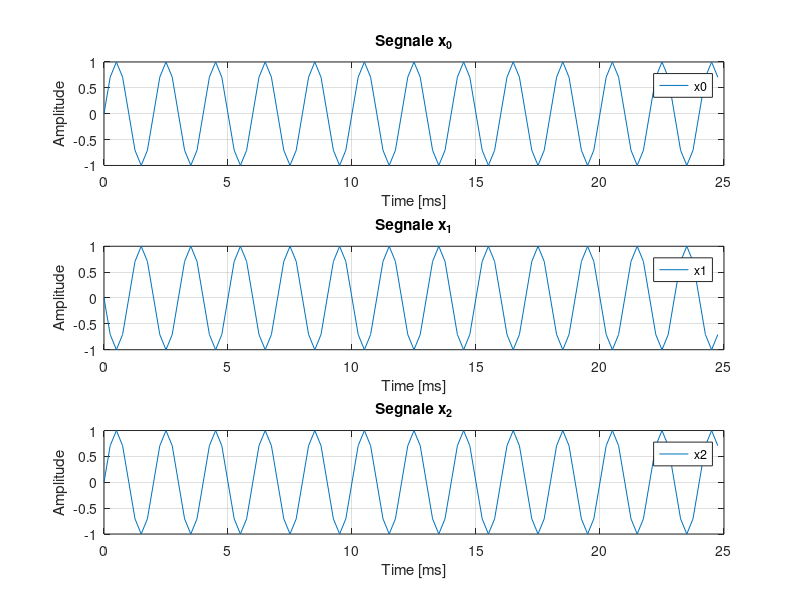

This figure's MATLAB source:
%% TARGET
% Discretize the 3 continuous sine waves and plot their discrete versions
% using a figure window. In this script, you'll generate sine waves whose
% frequency is greater than the Nyquist frequency. 
% The sine waves are:
% * Sine Wave 0: x_0(t)=sin(+2*pi*Fc_0*t);
% * Sine Wave 1: x_1(t)=sin(+2*pi*Fc_1*t);
% * Sine Wave 2: x_2(t)=sin(-2*pi*Fc_2*t); 
% 
% The parameters are:
% * Fc_0 = 0.5 [kHz];
% * Fc_1 = 3.5 [kHz];
% * Fc_2 = 3.5 [kHz];
% * Fs   = 4   [kHz];

%% Clear everything
clc;            % Clear the text from the Command Window
clear;          % Remove all variables from the current workspace
close all;      % Close all figures

%% Parameters
Fs = 4e3;
Ts = 1/Fs;
Fc_0 =  500;
Fc_1 = 3500;
Fc_2 = 3500;


%% Exercise
len = 100;
n = 0:len-1;
t = n*Ts;

x_0 = sin(+2*pi*Fc_0*n*Ts);
x_1 = sin(+2*pi*Fc_1*n*Ts);
x_2 = sin(-2*pi*Fc_2*n*Ts);


%% Figures

# Scale the time vector to convert seconds to ms
t = t*1e3;

figure
subplot(3,1,1)
    plot(t, x_0)
    grid on
    legend('x0')
    title('Segnale x_0')
    xlabel('Time [ms]')
    ylabel('Amplitude')
subplot(3,1,2)
    plot(t, x_1)
    grid on
    legend('x1')
    title('Segnale x_1')
    xlabel('Time [ms]')
    ylabel('Amplitude')
subplot(3,1,3)
    plot(t, x_2)
    grid on
    legend('x2')
    title('Segnale x_2')
    xlabel('Time [ms]')
    ylabel('Amplitude')
